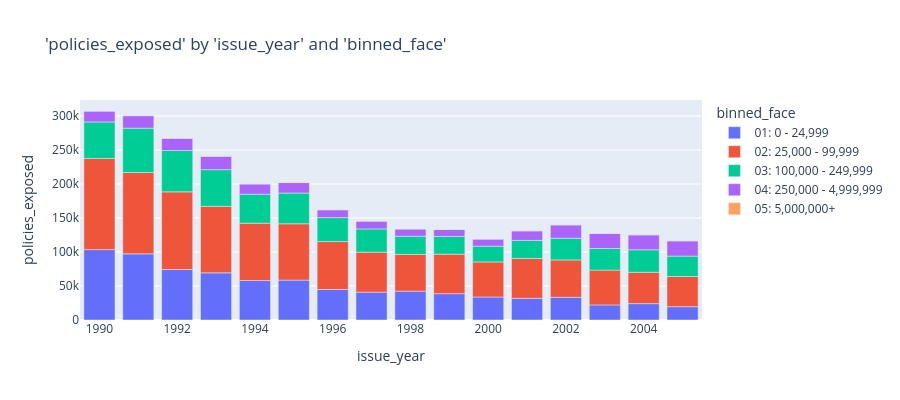

Notebook source saved alongside this figure:
### Code cell
charters.chart(
    df=model_data,
    x_axis="issue_year",
    y_axis="policies_exposed",
    color="binned_face",
    type="bar",
)

### Figure 1 — Plotly figure (JSON) as saved in the notebook; plotly's stock layout.template omitted (floating-point values rounded to 4 significant figures)
{"data": [{"hovertemplate": "binned_face=01: 0 - 24,999<br>issue_year=%{x}<br>policies_exposed=%{y}<extra></extra>", "legendgroup": "01: 0 - 24,999", "marker": {"color": "#636efa", "pattern": {"shape": ""}}, "name": "01: 0 - 24,999", "orientation": "v", "showlegend": true, "textposition": "auto", "type": "bar", "x": [1990, 1991, 1992, 1993, 1994, 1995, 1996, 1997, 1998, 1999, 2000, 2001, 2002, 2003, 2004, 2005], "xaxis": "x", "y": [103500.0, 97290.0, 74200.0, 69350.0, 58150.0, 58660.0, 44860.0, 41000.0, 42460.0, 38750.0, 33840.0, 31890.0, 33400.0, 22210.0, 24100.0, 19600.0], "yaxis": "y"}, {"hovertemplate": "binned_face=02: 25,000 - 99,999<br>issue_year=%{x}<br>policies_exposed=%{y}<extra></extra>", "legendgroup": "02: 25,000 - 99,999", "marker": {"color": "#EF553B", "pattern": {"shape": ""}}, "name": "02: 25,000 - 99,999", "orientation": "v", "showlegend": true, "textposition": "auto", "type": "bar", "x": [1990, 1991, 1992, 1993, 1994, 1995, 1996, 1997, 1998, 1999, 2000, 2001, 2002, 2003, 2004, 2005], "xaxis": "x", "y": [134200.0, 119700.0, 114300.0, 97810.0, 84230.0, 82850.0, 70500.0, 58800.0, 53930.0, 58120.0, 51550.0, 58660.0, 54940.0, 51150.0, 46040.0, 44380.0], "yaxis": "y"}, {"hovertemplate": "binned_face=03: 100,000 - 249,999<br>issue_year=%{x}<br>policies_exposed=%{y}<extra></extra>", "legendgroup": "03: 100,000 - 249,999", "marker": {"color": "#00cc96", "pattern": {"shape": ""}}, "name": "03: 100,000 - 249,999", "orientation": "v", "showlegend": true, "textposition": "auto", "type": "bar", "x": [1990, 1991, 1992, 1993, 1994, 1995, 1996, 1997, 1998, 1999, 2000, 2001, 2002, 2003, 2004, 2005], "xaxis": "x", "y": [53630.0, 65240.0, 60800.0, 53950.0, 42650.0, 45210.0, 35230.0, 34160.0, 26850.0, 26060.0, 23210.0, 26550.0, 31950.0, 31840.0, 33090.0, 30030.0], "yaxis": "y"}, {"hovertemplate": "binned_face=04: 250,000 - 4,999,999<br>issue_year=%{x}<br>policies_exposed=%{y}<extra></extra>", "legendgroup": "04: 250,000 - 4,999,999", "marker": {"color": "#ab63fa", "pattern": {"shape": ""}}, "name": "04: 250,000 - 4,999,999", "orientation": "v", "showlegend": true, "textposition": "auto", "type": "bar", "x": [1990, 1991, 1992, 1993, 1994, 1995, 1996, 1997, 1998, 1999, 2000, 2001, 2002, 2003, 2004, 2005], "xaxis": "x", "y": [16030.0, 18360.0, 18090.0, 19750.0, 15100.0, 15440.0, 11570.0, 11530.0, 10630.0, 10190.0, 10450.0, 14080.0, 19640.0, 22140.0, 22080.0, 22460.0], "yaxis": "y"}, {"hovertemplate": "binned_face=05: 5,000,000+<br>issue_year=%{x}<br>policies_exposed=%{y}<extra></extra>", "legendgroup": "05: 5,000,000+", "marker": {"color": "#FFA15A", "pattern": {"shape": ""}}, "name": "05: 5,000,000+", "orientation": "v", "showlegend": true, "textposition": "auto", "type": "bar", "x": [1990, 1991, 1992, 1993, 1994, 1995, 1996, 1997, 1998, 1999, 2000, 2001, 2002, 2003, 2004, 2005], "xaxis": "x", "y": [68.0, 50.72, 43.74, 56.71, 69.9, 75.77, 63.09, 56.76, 66.92, 52.56, 50.31, 94.19, 99.28, 105.9, 109.3, 142.2], "yaxis": "y"}], "layout": {"barmode": "relative", "height": 400, "legend": {"title": {"text": "binned_face"}, "tracegroupgap": 0}, "title": {"text": "'policies_exposed' by 'issue_year' and 'binned_face'"}, "xaxis": {"anchor": "y", "domain": [0, 1], "title": {"text": "issue_year"}}, "yaxis": {"anchor": "x", "domain": [0, 1], "title": {"text": "policies_exposed"}, "type": "-"}}}
